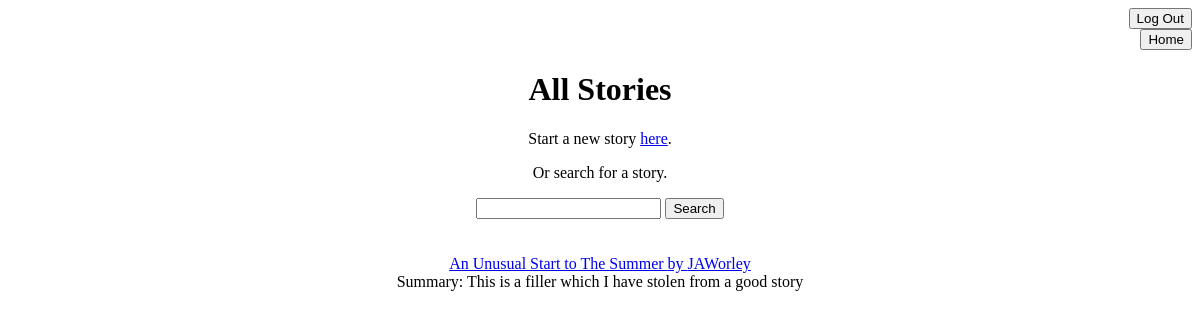
The app's page /stories, older data.
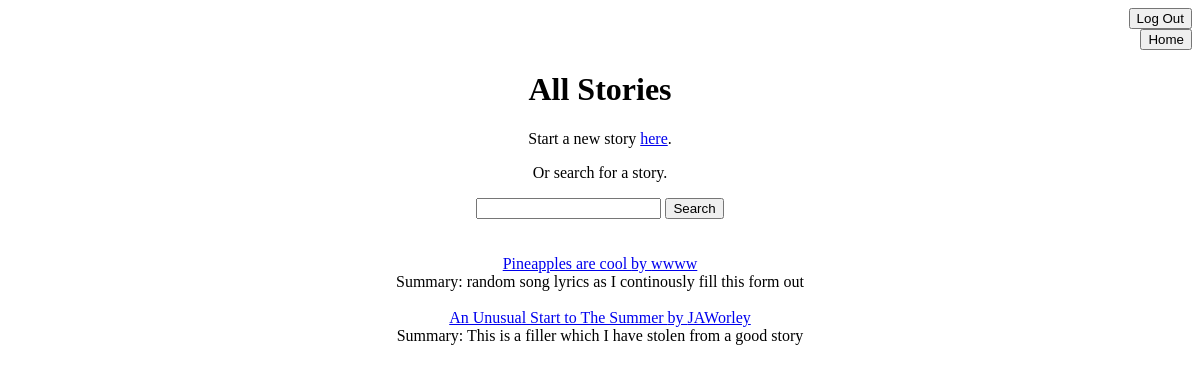
The same page, newer data.
### tables this page shows
CREATE TABLE stories (
                    storyID     INTEGER PRIMARY KEY,
                    title       TEXT,
                    summary     TEXT,
                    usrID       INTEGER
                );

CREATE TABLE users (
                    id           INTEGER PRIMARY KEY,
                    username     TEXT,
                    password     TEXT
                );

### __init__.py (the view)
@app.route("/stories")
def stories():
    return render_template("archive.html", all_stories = Story.get_all_stories())

### cheats.py (called while the page is built)
def execute(command):
    with sqlite3.connect(DB_FILE) as db:
            c = db.cursor()
            result = c.execute(command)
            db.commit()
    return result

### story.py (called while the page is built)
    def get_all_stories():
        data = execute('SELECT storyID FROM `stories` ORDER BY storyID DESC').fetchall()
        all_stories = list()
        for d in data:
            all_stories.append(Story(d[0]))
        return all_stories

### templates/archive.html (shortened to what this page needs)
<!DOCTYPE html>
<html>
    <head>
    </head>
    <body align = "center">
        <div class = "header" align = "right">
            <div class = "logoutbutton">
                <form action="{{ url_for('logout')}}">
                    <input type="submit", name = "logout", value = "Log Out">
                </form>
                <form action="{{ url_for('index')}}">
                    <input type="submit", name = "logout", value = "Home">
                </form>
            </div>
        </div>
        {% block content %}
            <h1>All Stories</h1>
            <p>Start a new story <a href="{{ url_for('newStory') }}">here</a>.</p>
            <p>Or search for a story.</p>
            <form action = "/search" method="post">
                <input type="text" name="query">
                <input type="submit" name="button" value="Search">
            </form>
            <br><br>
            {% for story in all_stories %}
                <a href="{{ url_for('showStory', id=story.id) }}">{{ story.title }} by {{ story.authors.username }}</a><br>
                Summary: {{story.summary}}<br><br>
            {%  endfor %}
        {% endblock content %}
    </body>
</html>

Row changes from the older to the newer data that the page shows:
added stories: title "Pineapples are cool", authors.username "wwww", summary "random song lyrics as I continously fill this form out"
